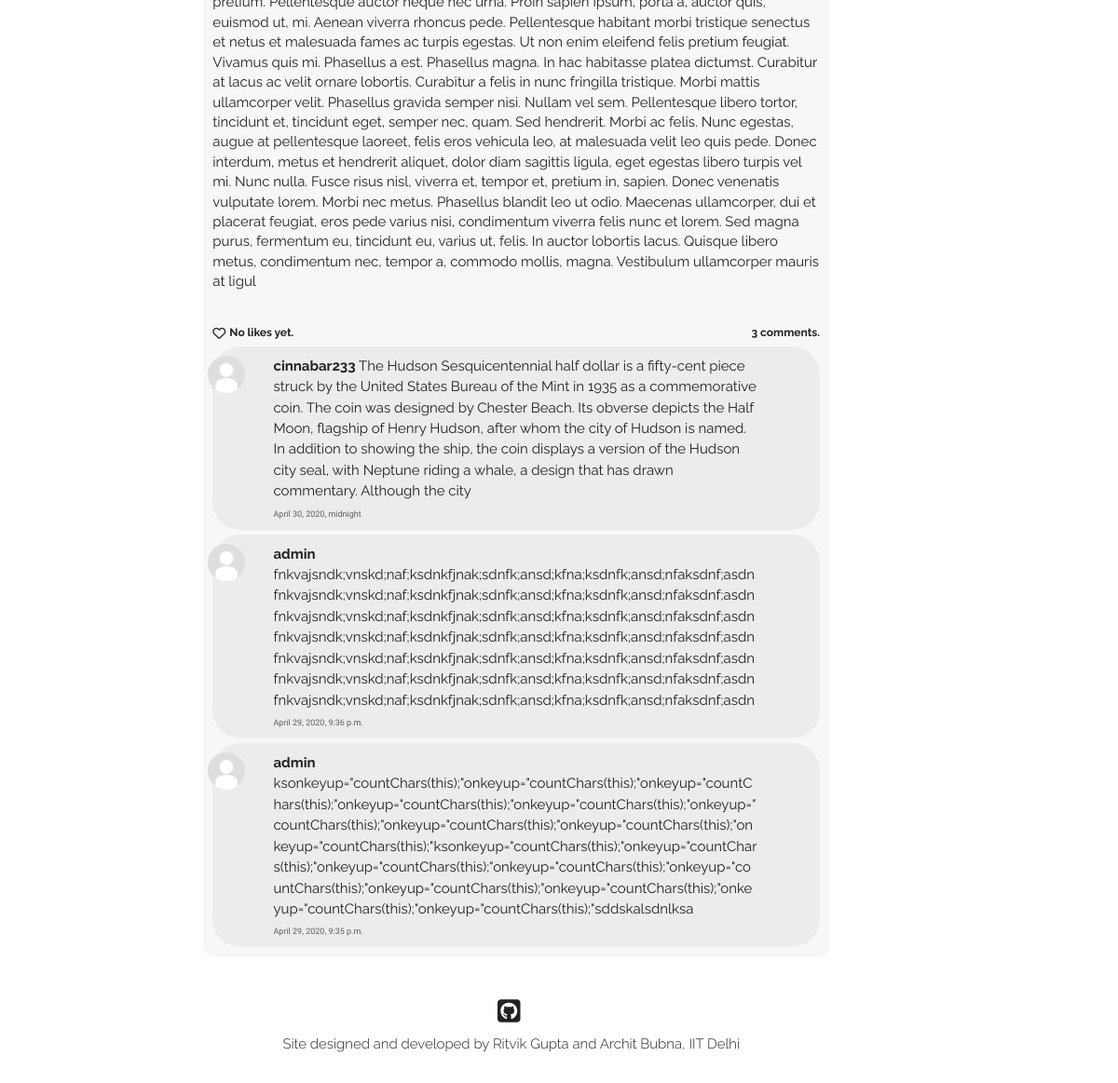
/post/6/ (lower part), run on an earlier commit of the app's database.
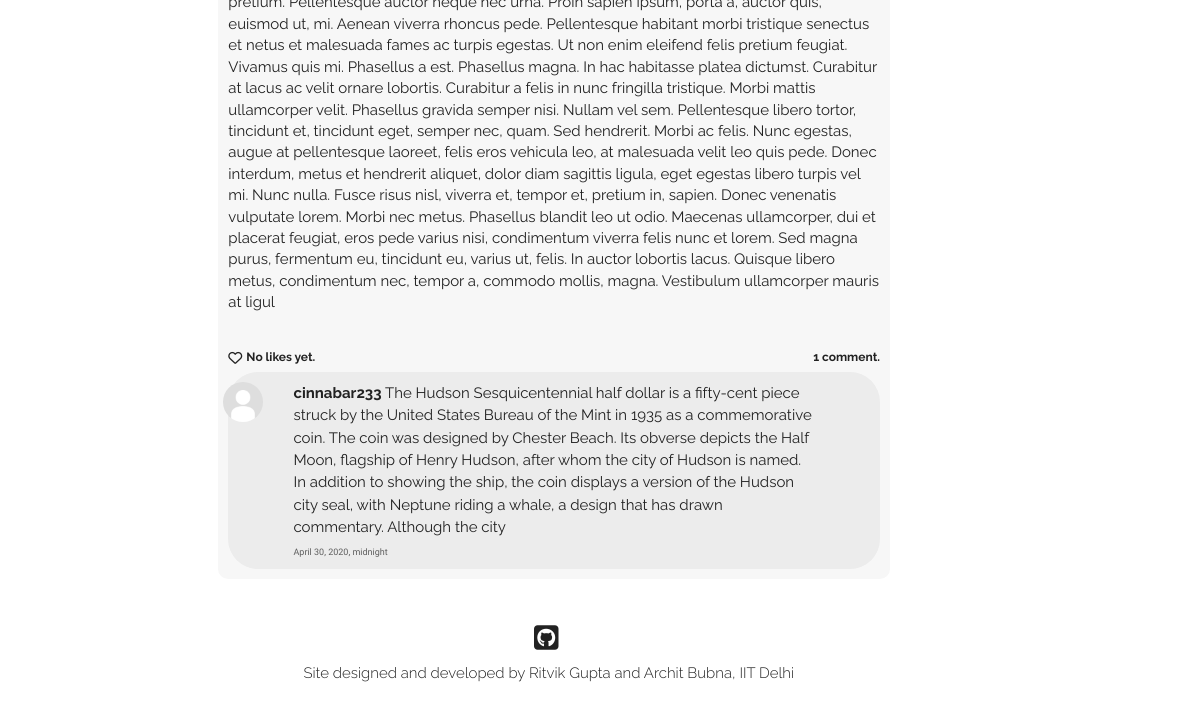
And on a later commit of the database.
### post/models.py (models this page shows, shortened)
class Post(models.Model):
    text = models.TextField(max_length = 5000)
    author = models.ForeignKey(User, on_delete = models.CASCADE)
    pub_date = models.DateTimeField(default = timezone.now())

class Comment(models.Model):
    parent_post = models.ForeignKey(Post, on_delete = models.CASCADE)
    text = models.CharField(max_length = 500)
    author = models.ForeignKey(User, on_delete = models.CASCADE)
    pub_date = models.DateTimeField(default = timezone.now())

### users/models.py (models this page shows, shortened)
class Profile(models.Model):
    parent_user = models.OneToOneField(User, on_delete=models.CASCADE)
    date_of_birth = models.DateField()
    first_name = models.CharField(max_length=50)
    last_name = models.CharField(max_length=50)
    gender = models.CharField(max_length=100, default="Male")
    dept = models.CharField(max_length=100, default="None")
    hostel = models.CharField(max_length=100, default="None")
    image = models.ImageField(default='default.jpg',upload_to='profile-pics')
    bio = models.TextField(default='', max_length=200)
    def full_name(self):
        return self.first_name + ' ' + self.last_name

### post/views.py (the view)
# urls.py: path('<int:post_id>/', views.post_view, name='post_view'),
def post_view(request, post_id):
    try:
        post = Post.objects.get(id=post_id)
    except Post.DoesNotExist:
        raise Http404("ERROR 404: Post does not exist")
    comments = post.comment_set.order_by('-pub_date')
    return render(request, 'post/post_view.html', {'post': post, 'comments': comments, 'title':'Post by '+post.author.username})

### post/templates/post/post_view.html (shortened to what this page needs)
{% extends "post/base.html" %}
{% block content %}
<div class="home-post-div">
    <font class="post-content-font">
        <div class="content-div">
            {{post.text|urlize|linebreaks}}
        </div>
    </font>
    <br>
    <div class="like-wrapper">
        {% if request.user in post.postlike.likers.all %}
            <div class="like-button-wrapper">
                <i class="fa fa-heart liked like-button" aria-hidden="true" id="like{{ post.id }}" data-catid="{{ post.id }}"></i>
            </div>
            <a href="#" data-toggle="modal" data-target="#like-modal-{{post.id}}" target="_blank">
                <div class="likes-count like-count-font" id="likes-count{{ post.id }}" data-catid="{{post.postlike.likers.count}}">
                    {% if post.postlike.likers.count == 1 %}
                        You liked this post.
                    {% elif post.postlike.likers.count == 2 %}
                        You and one other liked this post.
                    {% else %}
                        You and {{ post.postlike.likers.count|add:"-1" }} others liked this post.
                    {% endif %}
                </div>
            </a>
        {% else %}
            <div class="like-button-wrapper">
                {% if request.user.is_authenticated %}
                    <i class="fa fa-heart-o likes like-button" aria-hidden="true" id="like{{ post.id }}" data-catid="{{ post.id }}"></i>
                {% else %}
                    <a href="{% url 'login' %}"><i class="fa fa-heart-o likes like-button" aria-hidden="true" id="like{{ post.id }}" data-catid="{{ post.id }}"></i></a>
                {% endif %}
            </div>
            <a href="#" data-toggle="modal" data-target="#like-modal-{{post.id}}" target="_blank">
                <div class="likes-count like-count-font" id="likes-count{{ post.id }}" data-catid="{{post.postlike.likers.count}}">
                    {% if post.postlike.likers.count == 0 %}
                        No likes yet.
                    {% elif post.postlike.likers.count == 1 %}
                        One person liked this post.
                    {% else %}
                        {{ post.postlike.likers.count }} people liked this post.
                    {% endif %}
                </div>
            </a>
        {% endif %}
        <div class="comments-count like-count-font">
            {% if post.comment_set.all|length == 0 %}
                No comments yet.
            {% elif post.comment_set.all|length == 1 %}
                1 comment.
            {% else %}
                {{post.comment_set.all|length}} comments.
            {% endif %}
        </div>
    </div>
    {% for comment in post.comment_set.all|dictsortreversed:"pub_date" %}
        <div id="comment-{{comment.id}}-div">
            <div class="comment-div">
                <div class="row">
                    <div class="col-md-1">
                        <img class="img-circle profile-pic" width=40 height=40 src="{{ comment.author.profile.image.url }}" alt="default.jpg">
                    </div>
                    <div class="col-md-10 content-div">
                        <a href="{% url 'users:profile_view' comment.author.username %}" class="post-head">
                        <font class="comment-username-font">
                            <b>{{comment.author.username}}</b>
                            </a>
                              {{comment.text|urlize}}
                        <br>
                        <font class="date-font">
                            {{comment.pub_date}}
                        </font>
                    </div>
                    <div class="col-md-1 comment-delete-div">
                    </div>
                </div>
            </div>
        </div>
    {% endfor %}
</div>
{% endblock %}

What changed in the data, as far as the page shows it:
no longer on this page (row unchanged): Post: comment_set.all|length "3"
removed Comment: author.profile.image (placeholder picture), author.username "admin", text "fnkvajsndk;vnskd;naf;ksdnkfjnak;sdnfk;ansd;kfna;ksdnfk;ansd;nfaksdnf;asdnfnkvajsndk;vnskd;naf;ksdnkfjnak;sdnfk;ansd;kfna;ksdnfk;ansd;nfaksdnf;asdnfnkvajsndk;vnskd;naf;ksdnkfjnak;sdnfk;ansd;kfna;ksdnfk;ansd;nfaksdnf;asdnfnkvajsndk;vnskd;naf;ksdnkfjnak;sdnfk;ansd;kfna;ksdnfk;ansd;nfaksdnf;asdnfnkvajsndk;vnskd;naf;ksdnkfjnak;sdnfk;ansd;kfna;ksdnfk;ansd;nfaksdnf;asdnfnkvajsndk;vnskd;naf;ksdnkfjnak;sdnfk;ansd;kfna;ksdnfk;ansd;nfaksdnf;asdnfnkvajsndk;vnskd;naf;ksdnkfjnak;sdnfk;ansd;kfna;ksdnfk;ansd;nfaksdnf;asdn", pub_date "April 29, 2020, 9:36 p.m."
removed Comment: author.profile.image (placeholder picture), author.username "admin", text "ksonkeyup=\"countChars(this);\"onkeyup=\"countChars(this);\"onkeyup=\"countChars(this);\"onkeyup=\"countChars(this);\"onkeyup=\"countChars(this);\"onkeyup=\"countChars(this);\"onkeyup=\"countChars(this);\"onkeyup=\"countChars(this);\"onkeyup=\"countChars(this);\"ksonkeyup=\"countChars(this);\"onkeyup=\"countChars(this);\"onkeyup=\"countChars(this);\"onkeyup=\"countChars(this);\"onkeyup=\"countChars(this);\"onkeyup=\"countChars(this);\"onkeyup=\"countChars(this);\"onkeyup=\"countChars(this);\"onkeyup=\"countChars(this);\"sddskalsdnlksa", pub_date "April 29, 2020, 9:35 p.m."
Also different on the page:
text no longer shown: "comments."
text now shown: "1 comment."
